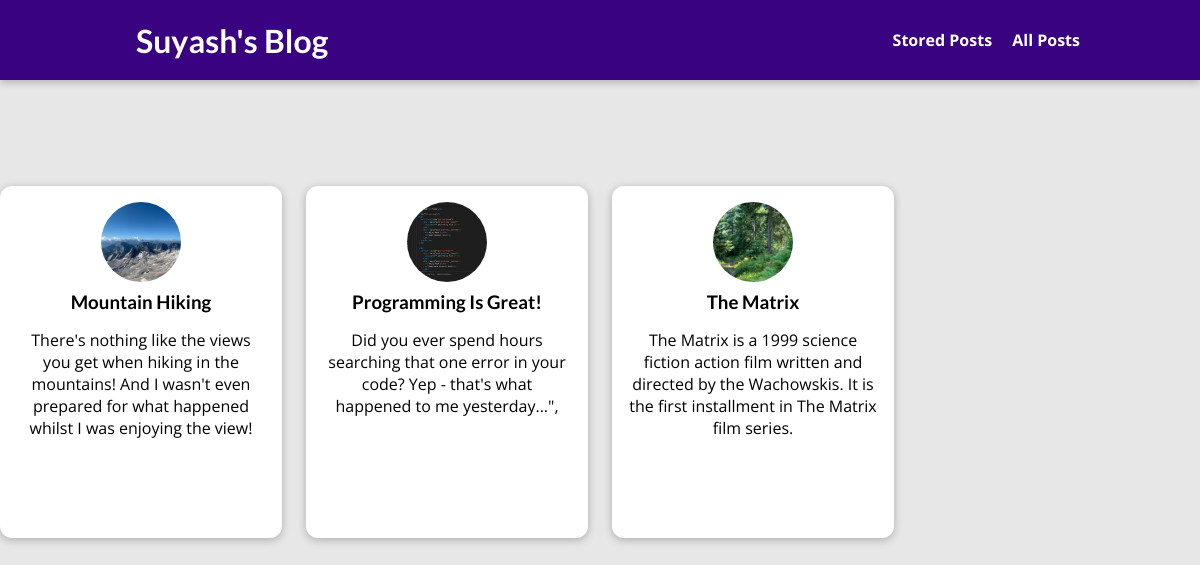
The page /posts on the database its author committed.
### blog/models.py (models this page shows, shortened)
class Post(models.Model):
    title = models.CharField(max_length=100)
    excerpt = models.CharField(max_length=200)
    image = models.ImageField(upload_to="posts", null=True)
    date = models.DateField(auto_now=True)
    slug = models.SlugField(unique=True, db_index=True)
    content = models.TextField(validators=[MinLengthValidator(50)])
    author = models.ForeignKey(Author, on_delete=models.SET_NULL, null="True", related_name="posts")
    tags = models.ManyToManyField(Tag)

### blog/views.py (the view)
# urls.py: path("posts", views.PostsView.as_view(), name="post-page"),
class PostsView(ListView):
    template_name = "blog/all_posts.html"
    model = Post
    context_object_name = "all_posts"

### blog/templates/blog/all_posts.html (shortened to what this page needs)
{% extends "base.html" %}
{% load static %}
{% block css_files %}
<link rel="stylesheet" href="{% static 'blog/all_posts.css'%}" />
<link rel="stylesheet" href="{% static 'blog/post.css'%}" />
{% endblock %}
{% block content %}
<section style="margin-top:25px" id="all_posts">
    <h2>My Collected Posts</h2>
    <ul >
        {% for post in all_posts %}
            {% include "blog/include/post.html"%}
        {% endfor %}
    </ul>
</section>
{% endblock %}

### blog/templates/blog/include/post.html
<li>
    <article class="post">
        <a href="{% url 'post-detail-page' post.slug%}">
            <img src="{{ post.image.url }}" alt="{{ post.title }}" />
            <div class="post_content">
                <h3> {{ post.title }}</h3>
                <p> {{ post.excerpt }} </p>
            </div>
        </a>
    </article>
</li>

### static/app.css (style rules this page uses)
* { box-sizing: border-box; }
html { font-family: 'Open Sans', 'Lato', sans-serif; }
body { margin: 0; }
h1, h2, h3 { font-family: 'Lato', sans-serif; font-weight: bold; }

### blog/static/blog/all_posts.css (style rules this page uses)
body { background-color: #e7e7e7; }
ul { list-style: none; margin: 0; padding: 0; display: grid; grid-template-columns: repeat(auto-fill, minmax(17rem, 1fr)); gap: 1.5rem; }
.post img { width: 7rem; height: 7rem; }
.post a { margin: 7rem auto; height: 22rem; transform-origin: center; box-shadow: 0 2px 8px rgba(0, 0, 0, 0.25); border-radius: 12px; background-color: white; }

### blog/static/blog/post.css (style rules this page uses)
.post { display: flex; flex-direction: column; align-items: center; text-align: center; }
.post a { text-decoration: none; color: black; transition: all 0.2s ease; padding: 1rem; }
.post img { width: 5rem; height: 5rem; object-fit: cover; border-radius: 50%; }
.post h3 { margin: 0.25rem 0; }

### rows shown on the page
Post: image (picture), title "Mountain Hiking", excerpt "There's nothing like the views you get when hiking in the mountains! And I wasn't even prepared for what happened whilst I was enjoying the view!"
Post: image (picture), title "Programming Is Great!", excerpt "Did you ever spend hours searching that one error in your code? Yep - that's what happened to me yesterday...\","
Post: image (picture), title "The Matrix", excerpt "The Matrix is a 1999 science fiction action film written and directed by the Wachowskis. It is the first installment in The Matrix film series."
